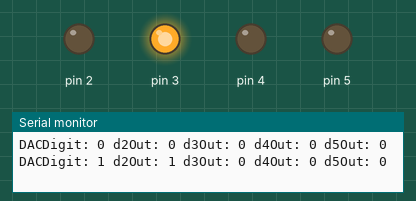
This sketch was run on a simulated Arduino Uno, built with avr-gcc and run on an emulated ATmega328P. Shown: output pins drawn as LEDs (lit = HIGH), the last lines printed to the serial monitor.

Above: at 0.06 s.
At 0.46 s:
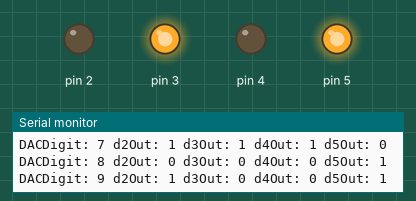
At 0.88 s:
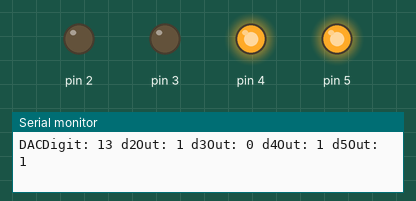
At 1.75 s:
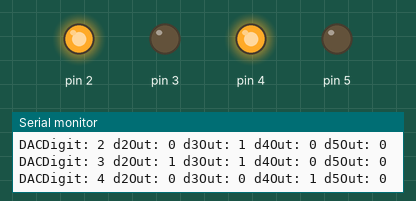
At 2.63 s:
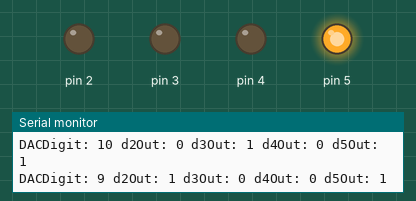
At 3.49 s:
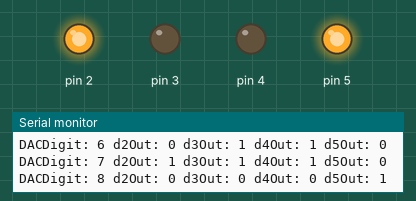
Timing chart, 0 to 3.8 s (numbered marks = the images above):
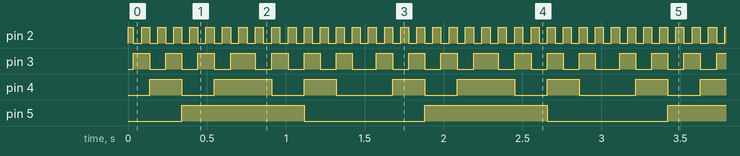

The sketch:

triangle-wave.ino
```cpp
//4-bit DAC pattern
//By Jeremy S Cook 1/11/2020 - Public Domain
//produces 4-bit 16-level triangle wave

int timer = 50;           // The higher the number, the slower the timing.

int d2Out[] = {0,1,0,1,0,1,0,1,0,1,0,1,0,1,0,1}; //least-significant bit
int d3Out[] = {0,0,1,1,0,0,1,1,0,0,1,1,0,0,1,1};
int d4Out[] = {0,0,0,0,1,1,1,1,0,0,0,0,1,1,1,1};
int d5Out[] = {0,0,0,0,0,0,0,0,1,1,1,1,1,1,1,1}; //most-significant bit

void setup() {
  pinMode(2, OUTPUT);
  pinMode(3, OUTPUT);
  pinMode(4, OUTPUT);
  pinMode(5, OUTPUT);
  Serial.begin(9600);
}

void loop() {
  // loop from the lowest pin to the highest:
  for (int DACDigit = 0; DACDigit < 15; DACDigit++) {
    digitalWrite(2, d2Out[DACDigit]);
    digitalWrite(3, d3Out[DACDigit]);
    digitalWrite(4, d4Out[DACDigit]);
    digitalWrite(5, d5Out[DACDigit]);
    Serial.print("DACDigit: "); Serial.print(DACDigit);
    Serial.print(" d2Out: "); Serial.print(d2Out[DACDigit]);
    Serial.print(" d3Out: "); Serial.print(d3Out[DACDigit]);
    Serial.print(" d4Out: "); Serial.print(d4Out[DACDigit]);
    Serial.print(" d5Out: "); Serial.println(d5Out[DACDigit]);
    delayMicroseconds(timer);
  }

  // loop from the highest pin to the lowest:
  for (int DACDigit = 15; DACDigit > 0; DACDigit--) {
    digitalWrite(2, d2Out[DACDigit]);
    digitalWrite(3, d3Out[DACDigit]);
    digitalWrite(4, d4Out[DACDigit]);
    digitalWrite(5, d5Out[DACDigit]);
    Serial.print("DACDigit: "); Serial.print(DACDigit);
    Serial.print(" d2Out: "); Serial.print(d2Out[DACDigit]);
    Serial.print(" d3Out: "); Serial.print(d3Out[DACDigit]);
    Serial.print(" d4Out: "); Serial.print(d4Out[DACDigit]);
    Serial.print(" d5Out: "); Serial.println(d5Out[DACDigit]);
    delayMicroseconds(timer);
  }

}
```

Measured:
- by itself, pin 2: alternates HIGH for 0.05 s and LOW for 0.05 s
- by itself, pin 3: alternates HIGH for 0.10 s and LOW for 0.10 s
- by itself, pin 4: repeats every 1.5 s: LOW 0.21 s, HIGH 0.36 s, LOW 0.21 s, HIGH 0.20 s, LOW 0.36 s, HIGH 0.20 s
- by itself, pin 5: alternates HIGH for 0.78 s and LOW for 0.76 s
